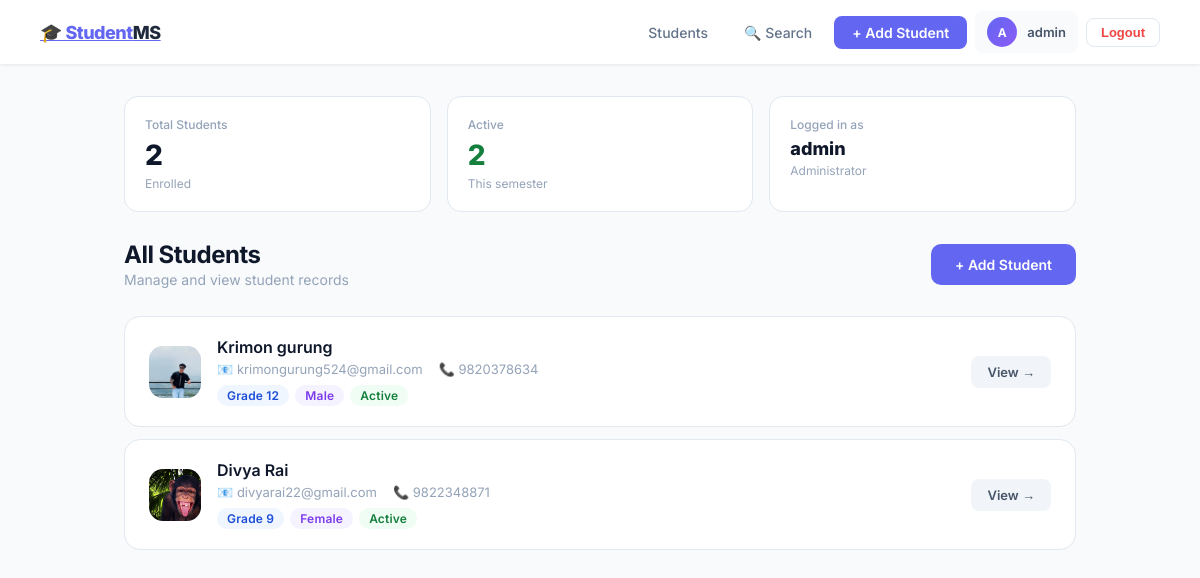
The app's page /students/ (signed in) with its own data.
### core/models.py (models this page shows, shortened)
class BaseModel(models.Model):
    created_at = models.DateTimeField(auto_now_add=True)
    updated_at = models.DateTimeField(auto_now=True)
    is_active = models.BooleanField(default=True)
    class Meta:
        abstract = True

class Student(BaseModel):
    GENDER_CHOICES = [
        ('male', 'Male'),
        ('female', 'Female'),
        ('other', 'Other'),
    ]
    GRADE_CHOICES = [
        ('grade_9', 'Grade 9'),
        ('grade_10', 'Grade 10'),
        ('grade_11', 'Grade 11'),
        ('grade_12', 'Grade 12'),
    ]
    full_name = models.CharField(max_length=200)
    email = models.EmailField(unique=True)
    phone = models.CharField(max_length=15)
    gender = models.CharField(max_length=10, choices=GENDER_CHOICES)
    grade = models.CharField(max_length=20, choices=GRADE_CHOICES)
    address = models.TextField()
    slug = models.SlugField(unique=True)
    profile_photo = models.ImageField(
        upload_to='students/',
        blank=True,
        null=True
    )
    enrolled_at = models.DateTimeField(auto_now_add=True)

### core/views.py (the view)
# urls.py: path('', views.student_list, name='student_list'),
@login_required
def student_list(request):
    all_students = Student.objects.all()
    context = {'all_students': all_students}
    return render(request, 'core/student_list.html', context)

### core/templatetags/custom_tags.py (called while the page is built)
@register.filter
def grade_label(grade):
    labels = {
        'grade_9': 'Grade 9',
        'grade_10': 'Grade 10',
        'grade_11': 'Grade 11',
        'grade_12': 'Grade 12',
    }
    return labels.get(grade, grade)

### templates/core/student_list.html (shortened to what this page needs)
{% extends 'core/base.html' %}
{% load custom_tags %}
{% block content %}
<div class="stats-grid">
    <div class="stat-card">
        <div class="stat-label">Total Students</div>
        <div class="stat-value">{{ all_students|length }}</div>
        <div class="stat-sub">Enrolled</div>
    </div>
    <div class="stat-card">
        <div class="stat-label">Active</div>
        <div class="stat-value" style="color:#15803d;">{{ all_students|length }}</div>
        <div class="stat-sub">This semester</div>
    </div>
    <div class="stat-card">
        <div class="stat-label">Logged in as</div>
        <div class="stat-value" style="font-size:18px;">{{ request.user.username }}</div>
        <div class="stat-sub">Administrator</div>
    </div>
</div>
<div class="page-header">
    <div>
        <h1 class="page-title">All Students</h1>
        <p class="page-subtitle">Manage and view student records</p>
    </div>
    <a href="{% url 'student_create' %}" class="btn btn-primary btn-lg">
        + Add Student
    </a>
</div>
{% for student in all_students %}
    <div class="card">
        <div class="card-avatar">
            {% if student.profile_photo %}
                <img src="{{ student.profile_photo.url }}" alt="{{ student.full_name }}">
            {% else %}
                {% gender_icon student.gender %}
            {% endif %}
        </div>
        <div class="card-info">
            <div class="card-name">{{ student.full_name }}</div>
            <div class="card-meta">
                <span>📧 {{ student.email }}</span>
                <span>📞 {{ student.phone }}</span>
            </div>
            <div style="margin-top:8px; display:flex; gap:6px;">
                <span class="badge badge-blue">{{ student.grade|grade_label }}</span>
                <span class="badge badge-purple">{{ student.gender|capfirst }}</span>
                {% if student.is_active %}
                    <span class="badge badge-green">Active</span>
                {% endif %}
            </div>
        </div>
        <div class="card-actions">
            <a href="{% url 'student_detail' student.slug %}" class="btn btn-secondary">
                View →
            </a>
        </div>
    </div>
{% endfor %}
{% endblock %}

### templates/core/navbar.html (shortened to what this page needs)
<nav>
    <a href="{% url 'student_list' %}" class="nav-logo">
        🎓 Student<span>MS</span>
    </a>
    <div class="nav-links">
        <a href="{% url 'student_list' %}" class="nav-link">Students</a>
        <a href="{% url 'student_search' %}" class="nav-link">🔍 Search</a>
        <a href="{% url 'student_create' %}" class="nav-btn">+ Add Student</a>
        {% if request.user.is_authenticated %}
            <div class="nav-user">
                <div class="nav-avatar">
                    {{ request.user.username|first|upper }}
                </div>
                {{ request.user.username }}
            </div>
            <form method="POST" action="{% url 'logout_view' %}" style="margin:0;">
                <button type="submit" class="logout-btn">Logout</button>
            </form>
        {% endif %}
    </div>
</nav>

### templates/core/base.html (style rules this page uses)
* { box-sizing: border-box; margin: 0; padding: 0; }
body { font-family: 'Inter', sans-serif; background: #f8fafc; color: #1e293b; min-height: 100vh; }
nav { background: #ffffff; padding: 0 40px; height: 64px; display: flex; justify-content: space-between; align-items: center; box-shadow: 0 1px 3px rgba(0,0,0,0.08); position: sticky; top: 0; z-index: 100; }
.nav-logo { font-size: 18px; font-weight: 800; color: #6366f1; letter-spacing: -0.5px; }
.nav-logo span { color: #1e293b; }
.nav-links { display: flex; align-items: center; gap: 8px; }
.nav-link { color: #64748b; text-decoration: none; font-size: 14px; font-weight: 500; padding: 8px 14px; border-radius: 8px; transition: all 0.2s; }
.nav-btn { background: #6366f1; color: #fff !important; padding: 8px 18px; border-radius: 8px; text-decoration: none; font-size: 14px; font-weight: 600; transition: all 0.2s; border: none; cursor: pointer; }
.nav-user { display: flex; align-items: center; gap: 10px; padding: 6px 12px; background: #f8fafc; border-radius: 8px; font-size: 13px; font-weight: 600; color: #475569; }
.nav-avatar { width: 30px; height: 30px; background: linear-gradient(135deg, #6366f1, #8b5cf6); border-radius: 50%; display: flex; align-items: center; justify-content: center; color: #fff; font-size: 12px; font-weight: 700; }
.logout-btn { background: none; border: 1px solid #e2e8f0; color: #ef4444; padding: 6px 14px; border-radius: 8px; font-size: 13px; font-weight: 600; cursor: pointer; transition: all 0.2s; }
.page-header { display: flex; justify-content: space-between; align-items: center; margin-bottom: 28px; }
.page-title { font-size: 24px; font-weight: 700; color: #0f172a; letter-spacing: -0.5px; }
.page-subtitle { font-size: 14px; color: #94a3b8; margin-top: 2px; }
.card { background: #ffffff; border: 1px solid #e2e8f0; border-radius: 16px; padding: 20px 24px; margin-bottom: 12px; display: flex; align-items: center; gap: 16px; transition: all 0.2s; text-decoration: none; color: inherit; }
.card-avatar { width: 52px; height: 52px; border-radius: 14px; object-fit: cover; flex-shrink: 0; background: linear-gradient(135deg, #e0e7ff, #ede9fe); display: flex; align-items: center; justify-content: center; font-size: 22px; }
.card-avatar img { width: 52px; height: 52px; border-radius: 14px; object-fit: cover; }
.card-info { flex: 1; }
.card-name { font-size: 16px; font-weight: 600; color: #0f172a; margin-bottom: 4px; }
.card-meta { font-size: 13px; color: #94a3b8; display: flex; gap: 16px; }
.card-actions { display: flex; gap: 8px; align-items: center; }
.badge { display: inline-flex; align-items: center; padding: 3px 10px; border-radius: 999px; font-size: 12px; font-weight: 600; letter-spacing: 0.2px; }
.badge-blue { background: #eff6ff; color: #1d4ed8; }
.badge-purple { background: #f5f3ff; color: #7c3aed; }
.badge-green { background: #f0fdf4; color: #15803d; }
.btn { display: inline-flex; align-items: center; gap: 6px; padding: 8px 16px; border-radius: 8px; font-size: 13px; font-weight: 600; text-decoration: none; transition: all 0.2s; border: none; cursor: pointer; }
.btn-primary { background: #6366f1; color: #fff; }
.btn-secondary { background: #f1f5f9; color: #475569; }
.btn-lg { padding: 12px 24px; font-size: 14px; border-radius: 10px; }
.stats-grid { display: grid; grid-template-columns: repeat(3, 1fr); gap: 16px; margin-bottom: 28px; }
.stat-card { background: #fff; border: 1px solid #e2e8f0; border-radius: 14px; padding: 20px; }
.stat-label { font-size: 12px; color: #94a3b8; font-weight: 500; margin-bottom: 6px; }
.stat-value { font-size: 28px; font-weight: 800; color: #0f172a; }
.stat-sub { font-size: 12px; color: #94a3b8; margin-top: 4px; }

### records on screen
Student: profile_photo (picture), full_name "Krimon gurung", email "krimongurung524@gmail.com", phone "9820378634", grade|grade_label "Grade 12", gender "Male", is_active "Active"
Student: profile_photo (picture), full_name "Divya Rai", email "divyarai22@gmail.com", phone "9822348871", grade|grade_label "Grade 9", gender "Female", is_active "Active"

### other values on screen
{{ request.user.username|first|upper }} "A"
{{ request.user.username }} "admin"
{{ all_students|length }} "2"
